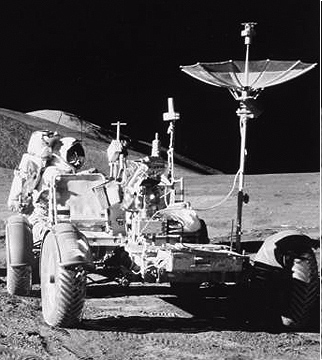
#> input picture Rover.png, 322 x 360 px
$ python TestOpenDisplayImageColormap.py   (Python 2 division)
#> lines starting #> are read from the running program, lines starting #| are printed output that depends on the picture
# -*- coding: utf-8 -*-
"""
TestOpenDisplayImageColormap.py

Created on Wed Sep 28 16:36:45 2016

@author: slehar
"""

import Tkinter, tkFileDialog
import matplotlib.image as mpimg
import numpy as np
import matplotlib.pyplot as plt
from   matplotlib.widgets import Slider
#import matplotlib as mpl
from matplotlib.colors import LinearSegmentedColormap


global vmin, vmax

# Linear Segmented Colormap
cdictGray = {'red':   ((0.0, 0.0, 1.0),
                       (1.0, 1.0, 1.0)),
             'green': ((0.0, 0.0, 1.0),
                       (1.0, 1.0, 1.0)),
             'blue':  ((0.0, 0.0, 1.0),
                       (1.0, 1.0, 1.0))}

colors = np.arange(0., 1., 1./256.)
mygraymap = LinearSegmentedColormap.from_list('graymap', [[v,v,v] for v in colors])
#plt.set_cmap(mygraymap)
plt.set_cmap('gray')

root = Tkinter.Tk()
#root.Font(family="Times", size=10, weight=tkFont.BOLD)
root.withdraw()

imgFile = tkFileDialog.askopenfilename(
    title = 'Select image',
    initialfile = 'Rover.png')
#> the answer given: Rover.png

# Open figure window
winXSize = 6
winYSize = 6
plt.close('all')
fig = plt.figure(figsize=(winXSize, winYSize))
ax  = fig.add_axes([.1,.2,.8,.7])
ax1 = fig.add_axes([.1,.05,.8,.1])
ax1.set_xticks([])
ax1.set_yticks([])

# Keypress 'q' to quit callback function
def press(event):
    global ptList, data
    sys.stdout.flush()
    if event.key == 'q':
        plt.close()

# Connect keypress event to callback function
fig.canvas.mpl_connect('key_press_event', press)

img = mpimg.imread(imgFile)
#> img is the input picture: shape (360, 322, 4) float32; mean R, G, B, A 0.326, 0.318, 0.326, 0.997
(vmin, vmax) = (img.min(), img.max())
#> vmin = 0; vmax = 1
plt.sca(ax)
imgplot = plt.imshow(img, vmin=vmin, vmax=vmax)
imgplot.axes.set_xticks([])
imgplot.axes.set_yticks([])

slider1 = Slider(ax1, 'colormap', 0.0, 1.0, valinit=.5)

def update(val):
    global vmin, vmax
#    print 'update %5.2f'%val
    print 'update %5.2f'%imgplot.get_clim()[1]
    plt.sca(ax)
    imgplot.set_clim(0., val)
#    cdictGray = {'red':   ((0.0, 0.0, val),
#                           (1.0, 1.0, val)),
#                 'green': ((0.0, 0.0, val),
#                           (1.0, 1.0, val)),
#                 'blue':  ((0.0, 0.0, val),
#                           (1.0, 1.0, val))}
#
#    colors = np.arange(0., val, 1./256.)
#    mygraymap = LinearSegmentedColormap.from_list('graymap', [[v,v,v] for v in colors])

#    newmap = LinearSegmentedColormap.from_list(
#        'graymap', cdictGray)

#    plt.set_cmap(mygraymap)
#    imgplot.draw()
    plt.pause(.001)
#    fig.canvas.draw()

slider1.on_changed(update)

plt.sca(ax)
plt.ion()
plt.show()
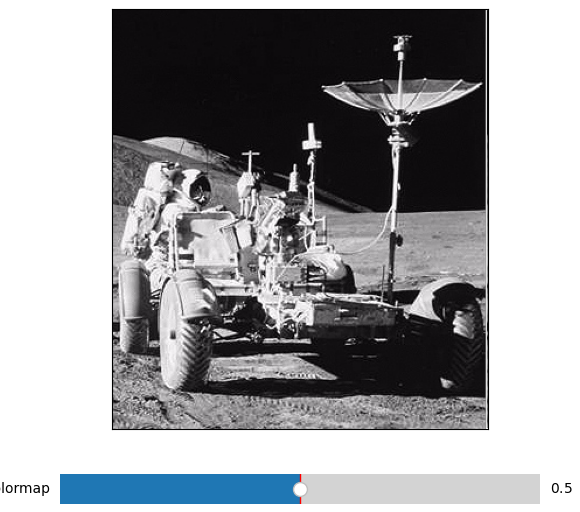
#> figure drawn by matplotlib, 2 panels


figmgr=plt.get_current_fig_manager()
figmgr.canvas.manager.window.raise_()
geom=figmgr.window.geometry()
#> (the run stopped early here; a loop or call above may not have finished)
